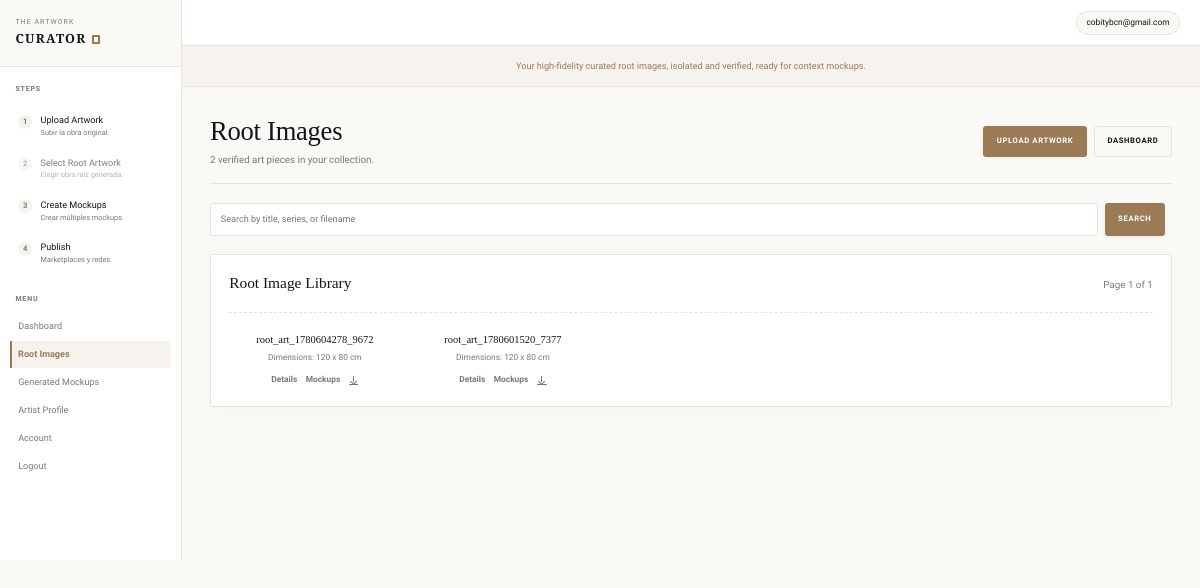
Page /root_images.php (signed in) on the earlier database version.
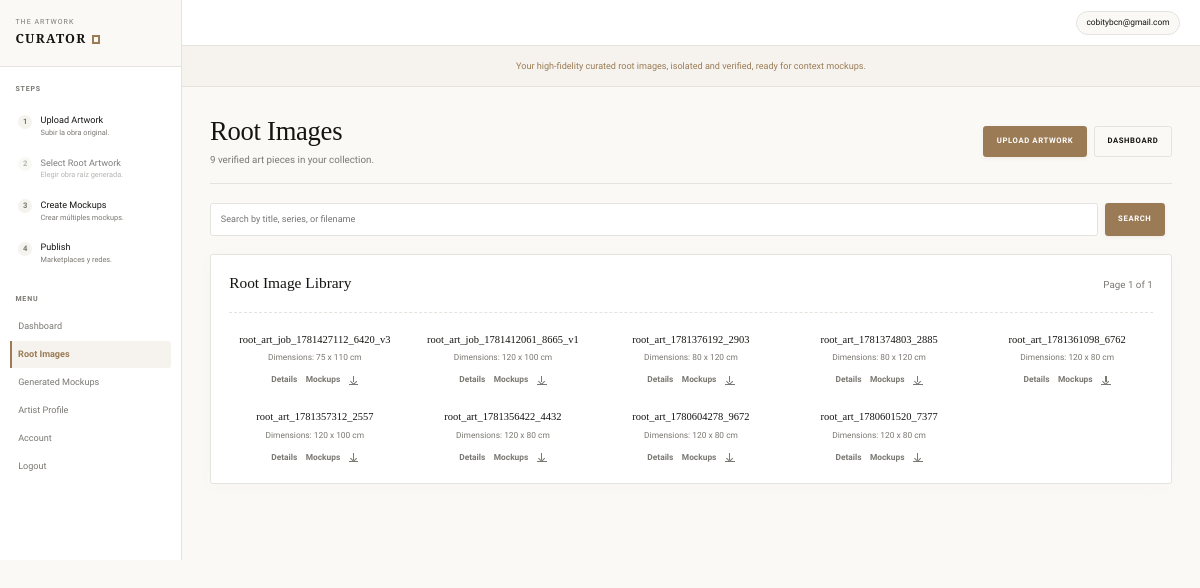
Same page on the later database version.
### tables this page shows
CREATE TABLE artworks (
                id INTEGER PRIMARY KEY AUTOINCREMENT,
                user_id INTEGER NOT NULL,
                job_id TEXT NOT NULL UNIQUE,
                root_file TEXT,
                main_file TEXT,
                status TEXT NOT NULL DEFAULT 'queued',
                width TEXT,
                height TEXT,
                depth TEXT,
                unit TEXT NOT NULL DEFAULT 'cm',
                created_at TEXT NOT NULL,
                updated_at TEXT NOT NULL, final_title TEXT NOT NULL DEFAULT '', subtitle TEXT NOT NULL DEFAULT '', medium TEXT NOT NULL DEFAULT '', artwork_year TEXT NOT NULL DEFAULT '', series TEXT NOT NULL DEFAULT '',
                FOREIGN KEY (user_id) REFERENCES users(id) ON DELETE CASCADE
            );

### app/Support/Display.php (called while the page is built, shortened)
<?php
class Display
{
    public static function artworkTitle(?string $file, ?string $fallback = null): string
    {
        $base = pathinfo(basename((string)$file), PATHINFO_FILENAME);
        $base = preg_replace('/^base_artwork_(?:gemini|ai|safe|mock)_?/i', 'root_art_', $base);
        $base = preg_replace('/^base_artwork_?/i', 'root_art_', (string)$base);
        $base = preg_replace('/_(?:gemini|openai|ai|mock|safe)(?=_[0-9]|$)/i', '', (string)$base);
        $base = preg_replace('/_+/', '_', (string)$base);
        $base = trim((string)$base, '_');
        return $base !== '' ? $base : ($fallback ?: 'Root Art');
    }
}

### root_images.php (the view, shortened to what the changed rows need)
<?php
$user = Auth::requireUser();
$pdo = Database::connection();
$page = max(1, (int)($_GET['page'] ?? 1));
$perPage = 24;
$offset = ($page - 1) * $perPage;
$where = "WHERE user_id = :user_id AND status = 'done' AND root_file IS NOT NULL AND root_file != ''";
$params = ['user_id' => (int)$user['id']];
$countStmt = $pdo->prepare("SELECT COUNT(*) FROM artworks {$where}");
$countStmt->execute($params);
$total = (int)$countStmt->fetchColumn();
$stmt = $pdo->prepare("
    SELECT *
    FROM artworks
    {$where}
    ORDER BY created_at DESC
    LIMIT :limit OFFSET :offset
");
foreach ($params as $key => $value) {
    $stmt->bindValue(':' . $key, $value, is_int($value) ? PDO::PARAM_INT : PDO::PARAM_STR);
}
$stmt->bindValue(':limit', $perPage, PDO::PARAM_INT);
$stmt->bindValue(':offset', $offset, PDO::PARAM_INT);
$stmt->execute();
$artworks = $stmt->fetchAll();
function h($v): string
{
    return htmlspecialchars((string)$v, ENT_QUOTES, 'UTF-8');
}
function download_url(?string $file): string
{
    return $file ? 'media.php?file=' . rawurlencode(basename($file)) . '&download=1' : '';
}
?>
<!doctype html>
<html lang="es">
<head>
    <link rel="stylesheet" href="style.css">
</head>
<body>
<div class="app-shell">
    <main class="main-area">
        <div class="workspace">
            <div class="workspace-header">
                <div>
                    <h1>Root Images</h1>
                    <p><?= h($total) ?> verified art pieces in your collection.</p>
                </div>
            </div>
            <section class="panel">
                <div class="section-heading">
                    <h2>Root Image Library</h2>
                </div>
                <?php if (!$artworks): ?>
                    <div class="empty-state">No root images found. Get started by uploading a new artwork.</div>
                <?php else: ?>
                    <div class="grid">
                        <?php foreach ($artworks as $artwork): ?>
                            <article class="item-card">
                                <h3><?= h(Display::artworkTitle($artwork['root_file'], (string)$artwork['job_id'])) ?></h3>
                                <p class="meta-line">Dimensions: <?= h(trim(($artwork['width'] ?: '-') . ' x ' . ($artwork['height'] ?: '-') . ' ' . $artwork['unit'])) ?></p>
                                <div class="card-actions">
                                    <a href="artwork.php?id=<?= h($artwork['id']) ?>">Details</a>
                                    <?php if (!empty($artwork['root_file'])): ?>
                                        <a href="form2.php?image=<?= rawurlencode(basename((string)$artwork['root_file'])) ?>">Mockups</a>
                                        <a href="<?= h(download_url($artwork['root_file'])) ?>" aria-label="Download root image" title="Download">
                                            <span class="download-icon" aria-hidden="true"></span>
                                        </a>
                                    <?php endif; ?>
                                </div>
                            </article>
                        <?php endforeach; ?>
                    </div>
                <?php endif; ?>
            </section>
        </div>
    </main>
</div>
</body>
</html>

Differences in the rows shown:
added artworks: root_file+job "root_art_job_1781427112_6420_v3", width+height+unit "75 x 110 cm"
added artworks: root_file+job "root_art_job_1781412061_8665_v1", width+height+unit "120 x 100 cm"
added artworks: root_file+job "root_art_1781376192_2903", width+height+unit "80 x 120 cm"
added artworks: root_file+job "root_art_1781374803_2885", width+height+unit "80 x 120 cm"
added artworks: root_file+job "root_art_1781361098_6762", width+height+unit "120 x 80 cm"
added artworks: root_file+job "root_art_1781357312_2557", width+height+unit "120 x 100 cm"
added artworks: root_file+job "root_art_1781356422_4432", width+height+unit "120 x 80 cm"
Other differences:
$total: "2" → "9"
